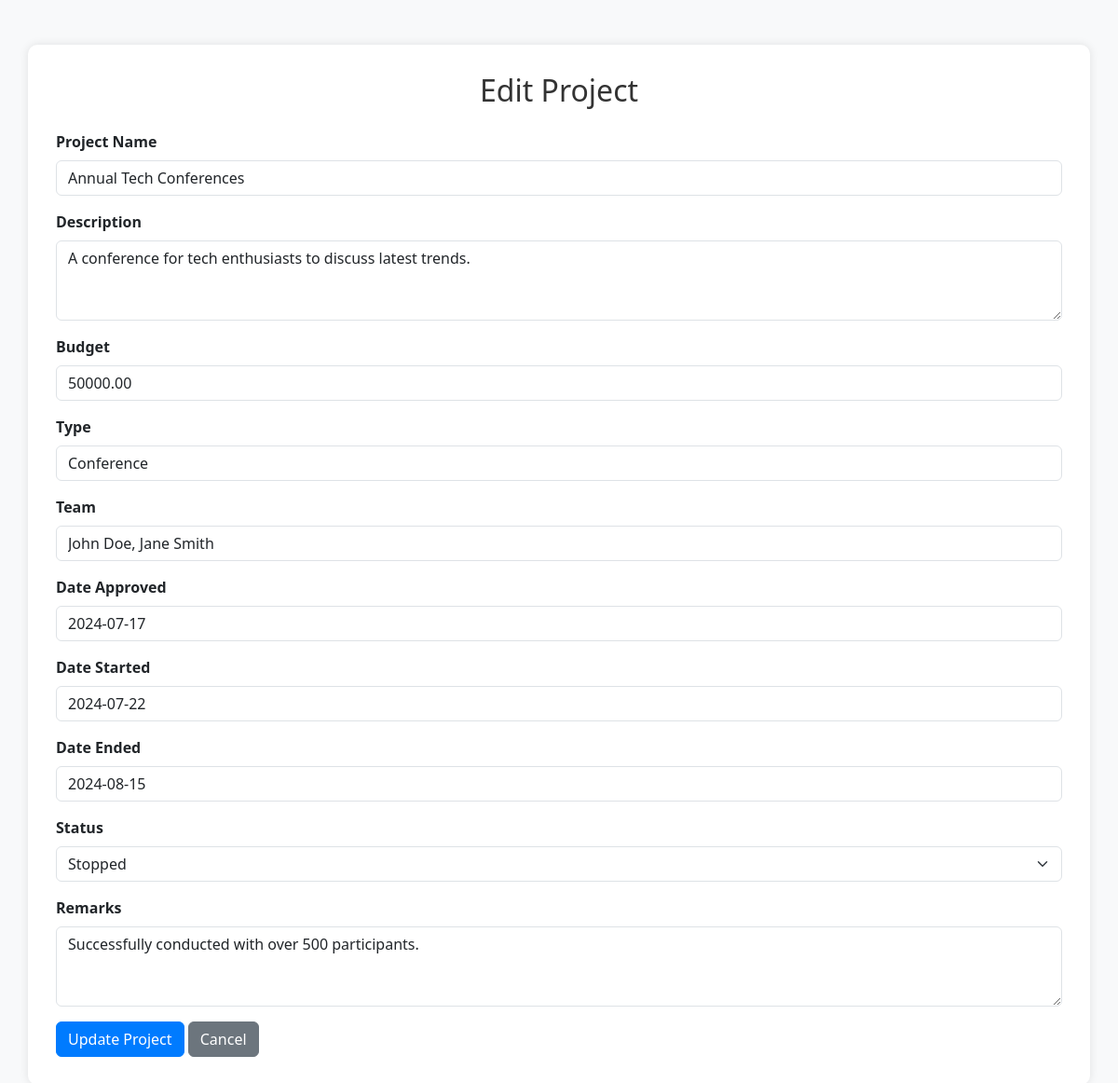
The page /edit.php?id=6 (signed in) on the database its author committed.
### tables this page shows
CREATE TABLE `projects` (
  `id` int(11) NOT NULL,
  `proj_name` varchar(255) NOT NULL,
  `description` text DEFAULT NULL,
  `budget` decimal(10,2) DEFAULT NULL,
  `type` varchar(100) DEFAULT NULL,
  `team` varchar(255) DEFAULT NULL,
  `date_approved` date DEFAULT NULL,
  `date_started` date DEFAULT NULL,
  `date_ended` date DEFAULT NULL,
  `status` enum('ongoing','stopped','completed') DEFAULT NULL,
  `remarks` text DEFAULT NULL
);

### edit.php (the view, shortened to what this page needs)
<?php
$servername = "localhost";
$username = "root";
$password = "";
$dbname = "project";
$conn = new mysqli($servername, $username, $password, $dbname);
$id = $_GET['id'] ?? null;
$sql = "SELECT * FROM projects WHERE id=?";
$stmt = $conn->prepare($sql);
$stmt->bind_param("i", $id);
$stmt->execute();
$result = $stmt->get_result();
if ($result->num_rows > 0) {
    $project = $result->fetch_assoc();
} else {
    echo "Project not found";
    exit;
}
?>
<!DOCTYPE html>
<html lang="en">
<head>
    <link href="https://cdn.jsdelivr.net/npm/bootstrap@5.3.0/dist/css/bootstrap.min.css" rel="stylesheet">
    <link rel="stylesheet" href="https://cdnjs.cloudflare.com/ajax/libs/bootstrap-datepicker/1.9.0/css/bootstrap-datepicker.min.css">
</head>
<body>
    <div class="container mt-5">
        <h2 class="mb-4 text-center">Edit Project</h2>
        <form id="editProjectForm">
            <div class="mb-3">
                <label for="projName" class="form-label">Project Name</label>
                <input type="text" class="form-control" id="projName" name="projName" value="<?php echo htmlspecialchars($project['proj_name']); ?>" required>
            </div>
            <div class="mb-3">
                <label for="description" class="form-label">Description</label>
                <textarea class="form-control" id="description" name="description" rows="3" required><?php echo htmlspecialchars($project['description']); ?></textarea>
            </div>
            <div class="mb-3">
                <label for="budget" class="form-label">Budget</label>
                <input type="number" class="form-control" id="budget" name="budget" step="0.01" value="<?php echo htmlspecialchars($project['budget']); ?>" required>
            </div>
            <div class="mb-3">
                <label for="type" class="form-label">Type</label>
                <input type="text" class="form-control" id="type" name="type" value="<?php echo htmlspecialchars($project['type']); ?>" required>
            </div>
            <div class="mb-3">
                <label for="team" class="form-label">Team</label>
                <input type="text" class="form-control" id="team" name="team" value="<?php echo htmlspecialchars($project['team']); ?>" required>
            </div>
            <div class="mb-3">
                <label for="dateApproved" class="form-label">Date Approved</label>
                <input type="text" class="form-control datepicker" id="dateApproved" name="dateApproved" value="<?php echo htmlspecialchars($project['date_approved']); ?>" required>
            </div>
            <div class="mb-3">
                <label for="dateStarted" class="form-label">Date Started</label>
                <input type="text" class="form-control datepicker" id="dateStarted" name="dateStarted" value="<?php echo htmlspecialchars($project['date_started']); ?>" required>
            </div>
            <div class="mb-3">
                <label for="dateEnded" class="form-label">Date Ended</label>
                <input type="text" class="form-control datepicker" id="dateEnded" name="dateEnded" value="<?php echo htmlspecialchars($project['date_ended']); ?>">
            </div>
            <div class="mb-3">
                <label for="status" class="form-label">Status</label>
                <select class="form-select" id="status" name="status" required>
                    <option value="stopped" <?php echo $project['status'] == 'stopped' ? 'selected' : ''; ?>>Stopped</option>
                </select>
            </div>
            <div class="mb-3">
                <label for="remarks" class="form-label">Remarks</label>
                <textarea class="form-control" id="remarks" name="remarks" rows="3"><?php echo htmlspecialchars($project['remarks']); ?></textarea>
            </div>
            <button type="submit" class="btn btn-primary">Update Project</button>
            <button type="button" class="btn btn-secondary" id="cancelButton">Cancel</button>
        </form>
    </div>
</body>
</html>

### edit.php (style rules this page uses)
body { background-color: #f8f9fa; }
.container { background-color: #fff; border-radius: 10px; box-shadow: 0 0 10px rgba(0, 0, 0, 0.1); padding: 30px; }
h2 { color: #333; }
.form-label { font-weight: 600; }
.btn-primary { background-color: #007bff; border-color: #007bff; }
.btn-secondary { background-color: #6c757d; border-color: #6c757d; }

### rows shown on the page
projects: projName "Annual Tech Conferences", description "A conference for tech enthusiasts to discuss latest trends.", budget "50000.00", type "Conference", team "John Doe, Jane Smith", dateApproved "2024-07-17", dateStarted "2024-07-22", dateEnded "2024-08-15", status "Stopped", remarks "Successfully conducted with over 500 participants."
